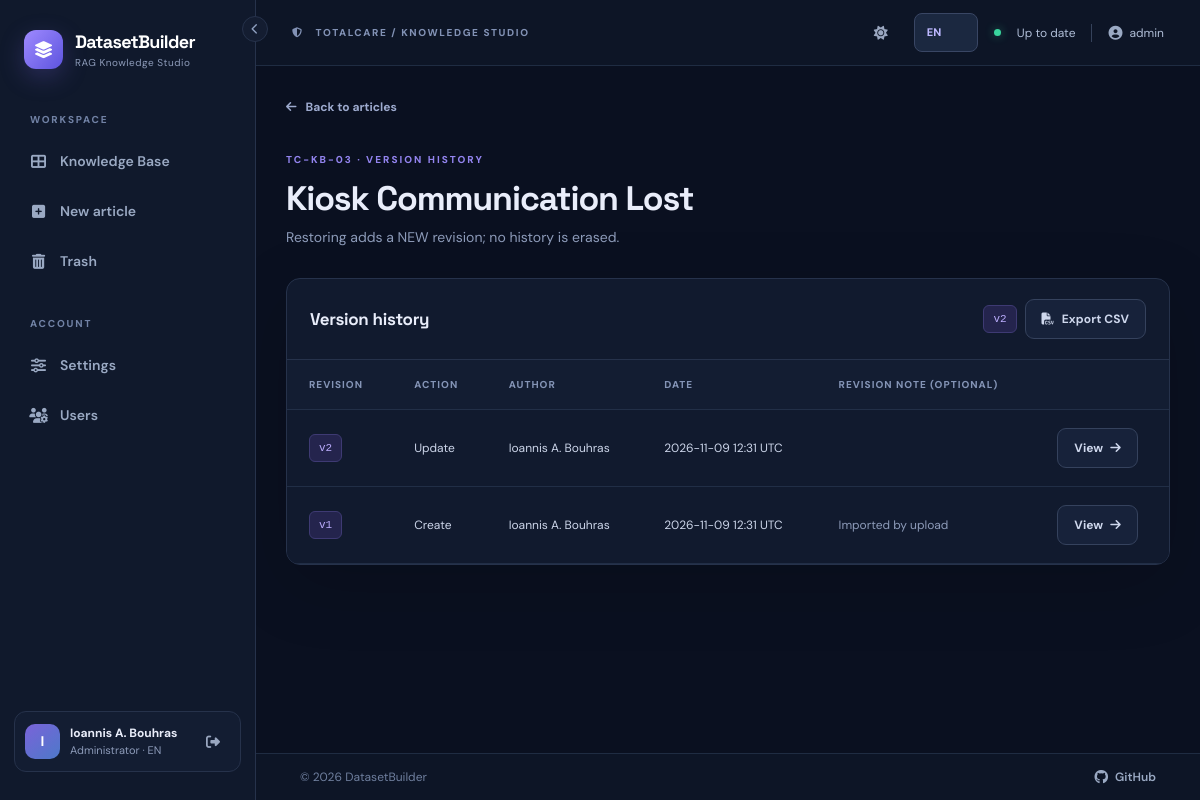
/documents/3/history (signed in), run on an earlier commit of the app's database.
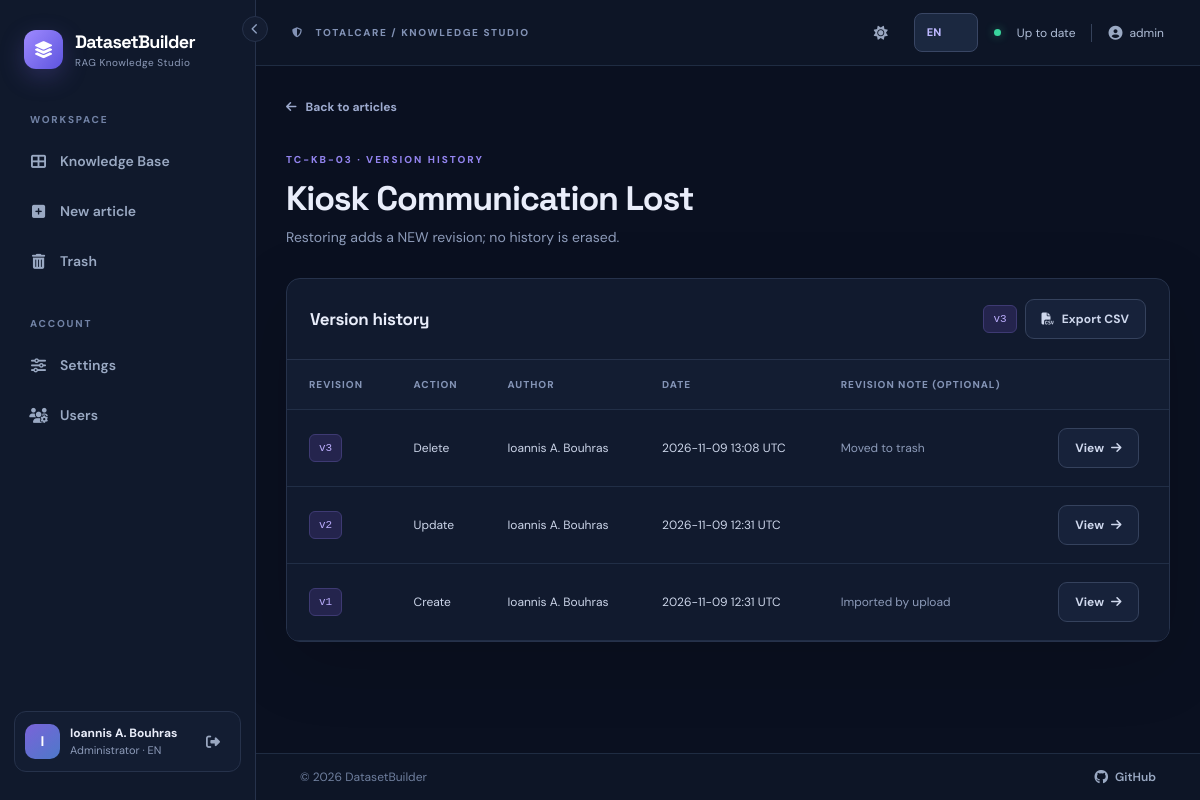
And on a later commit of the database.
### datasetbuilder/models.py (models this page shows, shortened)
class Document(db.Model):
    __tablename__ = "documents"
    __table_args__ = (Index("ix_documents_search_filters", "deleted_at", "knowledge_status", "category"),)
    id = db.Column(db.Integer, primary_key=True)
    title = db.Column(db.String(240), nullable=False)
    slug = db.Column(db.String(260), nullable=False)
    markdown = db.Column(db.Text, nullable=False)
    category = db.Column(db.String(120), nullable=False, default="General")
    knowledge_status = db.Column(db.String(60), nullable=False, default="Draft")
    product = db.Column(db.String(120), nullable=False, default="TotalCare")
    language = db.Column(db.String(40), nullable=False, default="English")
    created_by_id = db.Column(db.Integer, db.ForeignKey("users.id", ondelete="RESTRICT"), nullable=False)
    updated_by_id = db.Column(db.Integer, db.ForeignKey("users.id", ondelete="RESTRICT"), nullable=False)
    revision = db.Column(db.Integer, nullable=False, default=1)
    created_at = db.Column(db.DateTime, nullable=False, default=utcnow)
    updated_at = db.Column(db.DateTime, nullable=False, default=utcnow)
    deleted_at = db.Column(db.DateTime)
    sync_error = db.Column(db.Text)
    created_by = db.relationship("User", foreign_keys=[created_by_id], lazy="joined")
    updated_by = db.relationship("User", foreign_keys=[updated_by_id], lazy="joined")
    versions = db.relationship("DocumentRevision", back_populates="document", order_by="DocumentRevision.number.desc()")
    @property
    def kb_id(self):
        from flask import current_app
        return f"{current_app.config['KB_PREFIX']}-{self.id:0{current_app.config['KB_PADDING']}d}"

class DocumentRevision(db.Model):
    __tablename__ = "document_revisions"
    __table_args__ = (UniqueConstraint("document_id", "number", name="uq_doc_revision"),)
    id = db.Column(db.Integer, primary_key=True)
    document_id = db.Column(db.Integer, db.ForeignKey("documents.id", ondelete="CASCADE"), nullable=False, index=True)
    number = db.Column(db.Integer, nullable=False)
    title = db.Column(db.String(240), nullable=False)
    slug = db.Column(db.String(260), nullable=False)
    markdown = db.Column(db.Text, nullable=False)
    edited_by_id = db.Column(db.Integer, db.ForeignKey("users.id", ondelete="RESTRICT"), nullable=False)
    action = db.Column(db.String(30), nullable=False, default="update")
    note = db.Column(db.String(500), nullable=False, default="")
    created_at = db.Column(db.DateTime, nullable=False, default=utcnow)
    document = db.relationship("Document", back_populates="versions")
    edited_by = db.relationship("User", lazy="joined")

class User(UserMixin, db.Model):
    __tablename__ = "users"
    id = db.Column(db.Integer, primary_key=True)
    username = db.Column(db.String(80), nullable=False, unique=True)
    display_name = db.Column(db.String(160), nullable=False)
    password_hash = db.Column(db.String(255), nullable=False)
    role = db.Column(db.String(20), nullable=False, default="editor")
    active = db.Column(db.Boolean, nullable=False, default=True)
    created_at = db.Column(db.DateTime, nullable=False, default=utcnow)
    last_login_at = db.Column(db.DateTime)
    preferred_language = db.Column(db.String(2), nullable=False, default="en")
    preferred_theme = db.Column(db.String(5), nullable=False, default="dark")
    @property
    def is_active(self):
        return self.active
    def can_edit(self):
        return self.role in ("admin", "editor")
    def is_admin(self):
        return self.role == "admin"

### datasetbuilder/views.py (the view)
@bp.get('/documents/<int:doc_id>/history')
@login_required
def history(doc_id):
    doc = get_doc_or_404(doc_id, include_deleted=True)
    revisions = (db.session.query(DocumentRevision).filter_by(document_id=doc.id)
                 .order_by(DocumentRevision.number.desc())
                 .paginate(page=current_page(), per_page=PAGE_SIZE, error_out=False))
    return render_template('history.html', doc=doc, revisions=revisions)

### datasetbuilder/__init__.py (called while the page is built)
@login_manager.user_loader
def load_user(user_id):
    try:
        user = db.session.get(User, int(user_id))
        return user if user and user.active else None
    except (TypeError, ValueError):
        return None

### datasetbuilder/access.py (called while the page is built)
def can_read(document):
    if document.deleted_at is not None:
        return current_user.can_edit()
    return True

def get_document(document_id, *, include_deleted=False):
    document = db.get_or_404(Document, document_id)
    if document.deleted_at is not None and not include_deleted:
        abort(404)
    if not can_read(document):
        abort(404)
    return document

### datasetbuilder/i18n.py (called while the page is built)
def translate(key, lang='en'):
    return (EL if lang == 'el' else EN).get(key, EN.get(key, key))

### datasetbuilder/metadata_options.py (called while the page is built)
def all_options():
    options = {field: [] for field in OPTION_FIELDS}
    for option in db.session.query(MetadataOption).order_by(MetadataOption.position, MetadataOption.id):
        if option.field in options:
            options[option.field].append(option)
    return options

### datasetbuilder/pagination.py (called while the page is built)
def current_page():
    return max(request.args.get('page', 1, type=int), 1)

### datasetbuilder/views.py (called while the page is built)
def get_doc_or_404(doc_id, include_deleted=False):
    return get_document(doc_id, include_deleted=include_deleted)

### datasetbuilder/templates/history.html (shortened to what this page needs)
{% extends 'base.html' %}
{% from '_pagination.html' import pagination with context %}
{% block content %}
<div class="wide-container">
  <div class="page-head"><div><a class="back-link" href="{{ url_for('main.show_document', doc_id=doc.id) }}"><i class="fa-solid fa-arrow-left"></i> {{ t('back') }}</a><div class="eyebrow mt-4">{{ doc.kb_id }} · {{ t('history') }}</div><h1>{{ doc.title }}</h1><p class="muted">{{ t('revision_warning') }}</p></div></div>
  <div class="surface">
    <div class="surface-header"><h2>{{ t('history') }}</h2><div class="d-flex align-items-center gap-2"><span class="code-tag">v{{ doc.revision }}</span><a class="btn btn-outline-light-custom" href="{{ url_for('main.export_history_csv', doc_id=doc.id) }}"><i class="fa-solid fa-file-csv me-2"></i>{{ t('export_csv') }}</a></div></div>
    <div class="table-responsive"><table class="table data-table"><thead><tr><th>{{ t('revision') }}</th><th>{{ t('action') }}</th><th>{{ t('author') }}</th><th>{{ t('date') }}</th><th>{{ t('revision_note') }}</th><th></th></tr></thead><tbody>
      {% for rev in revisions.items %}<tr><td><span class="code-tag">v{{ rev.number }}</span></td><td>{{ t('revision_action_' + rev.action) }}</td><td>{{ rev.edited_by.display_name }}</td><td>{{ rev.created_at.strftime('%Y-%m-%d %H:%M') }} UTC</td><td class="muted">{{ rev.note }}</td><td><a class="btn btn-sm btn-outline-light-custom" href="{{ url_for('main.history_revision', doc_id=doc.id, revision_id=rev.id) }}">{{ t('view') }} <i class="fa-solid fa-arrow-right ms-1"></i></a></td></tr>{% endfor %}
    </tbody></table></div>
  </div>
</div>
{% endblock %}

What changed in the data, as far as the page shows it:
changed Document "Kiosk Communication Lost": revision "2" → "3"
added DocumentRevision: number "3", action "Delete", edited_by.display_name "Ioannis A. Bouhras", created_at "2026-11-09 13:08", note "Moved to trash", t "View"
